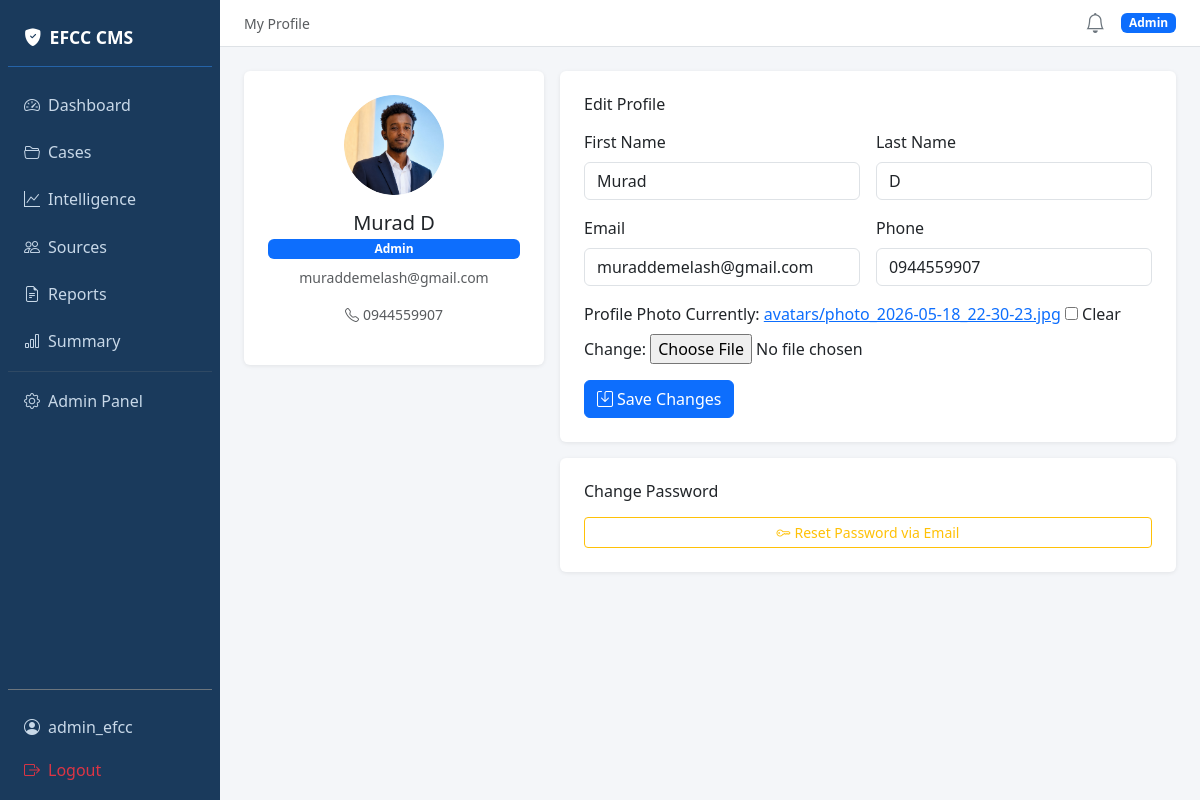
Screenshot of /profile/ (signed in) with the database file from the repository.
### core/models.py (models this page shows, shortened)
class User(AbstractUser):
    ROLE_CHOICES = (
        ('admin', 'Admin'),
        ('investigator', 'Investigator'),
        ('legal', 'Legal Officer'),
        ('analyst', 'Analyst'),
    )
    role = models.CharField(max_length=20, choices=ROLE_CHOICES, default='investigator')
    phone = models.CharField(max_length=20, blank=True)
    avatar = models.ImageField(upload_to='avatars/', blank=True, null=True)
    two_factor_enabled = models.BooleanField(default=False)
    two_factor_secret = models.CharField(max_length=32, blank=True)

### core/views.py (the view)
# urls.py: path('profile/', views.profile, name='profile'),
@login_required
def profile(request):
    if request.method == 'POST':
        form = UserProfileForm(request.POST, request.FILES, instance=request.user)
        if form.is_valid():
            form.save()
            messages.success(request, 'Profile updated successfully.')
            return redirect('profile')
    else:
        form = UserProfileForm(instance=request.user)
    return render(request, 'profile.html', {'form': form})

### core/forms.py
class UserProfileForm(forms.ModelForm):
    class Meta:
        model = User
        fields = ['first_name', 'last_name', 'email', 'phone', 'avatar']
        widgets = {
            'first_name': forms.TextInput(attrs={'class': 'form-control'}),
            'last_name': forms.TextInput(attrs={'class': 'form-control'}),
            'email': forms.EmailInput(attrs={'class': 'form-control'}),
            'phone': forms.TextInput(attrs={'class': 'form-control'}),
        }

### templates/profile.html (shortened to what this page needs)
{% extends 'base.html' %}
{% block page_title %}My Profile{% endblock %}
{% block content %}
<div class="row g-3">
    <div class="col-lg-4">
        <div class="card p-4 text-center">
            {% if request.user.avatar %}
            <img src="{{ request.user.avatar.url }}" class="rounded-circle mb-3 mx-auto d-block"
                 width="100" height="100" alt="Avatar" style="object-fit:cover;">
            {% else %}
            <div class="bg-primary text-white rounded-circle d-flex align-items-center justify-content-center mx-auto mb-3"
                 style="width:100px;height:100px;font-size:2.5rem;">
                {{ request.user.username|first|upper }}
            </div>
            {% endif %}
            <h5 class="mb-0">{{ request.user.get_full_name|default:request.user.username }}</h5>
            <span class="badge bg-primary mt-1">{{ request.user.get_role_display }}</span>
            <p class="text-muted small mt-2">{{ request.user.email }}</p>
            {% if request.user.phone %}
            <p class="text-muted small"><i class="bi bi-telephone me-1"></i>{{ request.user.phone }}</p>
            {% endif %}
        </div>
    </div>
    <div class="col-lg-8">
        <div class="card p-4">
            <h6 class="mb-3">Edit Profile</h6>
            <form method="post" enctype="multipart/form-data">
                <div class="row g-3">
                    <div class="col-md-6">
                        <label class="form-label">First Name</label>
                        {{ form.first_name }}
                    </div>
                    <div class="col-md-6">
                        <label class="form-label">Last Name</label>
                        {{ form.last_name }}
                    </div>
                    <div class="col-md-6">
                        <label class="form-label">Email</label>
                        {{ form.email }}
                    </div>
                    <div class="col-md-6">
                        <label class="form-label">Phone</label>
                        {{ form.phone }}
                    </div>
                    <div class="col-12">
                        <label class="form-label">Profile Photo</label>
                        {{ form.avatar }}
                    </div>
                </div>
                <button type="submit" class="btn btn-primary mt-3">
                    <i class="bi bi-save me-1"></i>Save Changes
                </button>
            </form>
        </div>
        <div class="card p-4 mt-3">
            <h6 class="mb-3">Change Password</h6>
            <a href="{% url 'password_reset' %}" class="btn btn-outline-warning btn-sm">
                <i class="bi bi-key me-1"></i>Reset Password via Email
            </a>
        </div>
    </div>
</div>
{% endblock %}

### templates/base.html (shortened to what this page needs)
{% load humanize %}
<!DOCTYPE html>
<html lang="en">
<head>
    <link href="https://cdn.jsdelivr.net/npm/bootstrap@5.3.0/dist/css/bootstrap.min.css" rel="stylesheet">
    <link href="https://cdn.jsdelivr.net/npm/bootstrap-icons@1.11.0/font/bootstrap-icons.css" rel="stylesheet">
</head>
<body>
<div class="d-flex">
    {% if user.is_authenticated %}
    <div class="sidebar d-flex flex-column p-2" style="width:220px; min-width:220px;">
        <div class="sidebar-brand mb-3">
            <i class="bi bi-shield-fill-check me-2"></i>EFCC CMS
        </div>
        <nav class="nav flex-column gap-1">
            <a class="nav-link {% block nav_dashboard %}{% endblock %}" href="{% url 'dashboard' %}">
                <i class="bi bi-speedometer2 me-2"></i>Dashboard
            </a>
            <a class="nav-link {% block nav_cases %}{% endblock %}" href="{% url 'case_list' %}">
                <i class="bi bi-folder2-open me-2"></i>Cases
            </a>
            <a class="nav-link {% block nav_intel %}{% endblock %}" href="{% url 'intel_dashboard' %}">
                <i class="bi bi-graph-up me-2"></i>Intelligence
            </a>
            <a class="nav-link" href="{% url 'source_list' %}">
                <i class="bi bi-people me-2"></i>Sources
            </a>
            <a class="nav-link" href="{% url 'report_list' %}">
                <i class="bi bi-file-earmark-text me-2"></i>Reports
            </a>
            <a class="nav-link" href="{% url 'report_summary' %}">
                <i class="bi bi-bar-chart me-2"></i>Summary
            </a>
            {% if user.role == 'admin' or user.is_staff %}
            <hr class="border-secondary my-1">
            <a class="nav-link" href="{% url 'admin:index' %}">
                <i class="bi bi-gear me-2"></i>Admin Panel
            </a>
            {% endif %}
        </nav>
        <div class="mt-auto pt-3 border-top border-secondary">
            <a class="nav-link" href="{% url 'profile' %}">
                <i class="bi bi-person-circle me-2"></i>{{ user.username }}
            </a>
            <a class="nav-link text-danger" href="{% url 'logout' %}">
                <i class="bi bi-box-arrow-right me-2"></i>Logout
            </a>
        </div>
    </div>
    {% endif %}
    <div class="flex-grow-1 d-flex flex-column" style="min-width:0;">
        {% if user.is_authenticated %}
        <div class="topbar d-flex align-items-center justify-content-between px-4 py-2">
            <span class="text-muted small">{% block page_title %}{% endblock %}</span>
            <div class="d-flex align-items-center gap-3">
                <a href="{% url 'notifications' %}" class="position-relative text-secondary text-decoration-none">
                    <i class="bi bi-bell fs-5"></i>
                </a>
                <span class="badge bg-primary">{{ user.get_role_display }}</span>
            </div>
        </div>
        {% endif %}
        <div class="p-4 flex-grow-1">
            {% block content %}{% endblock %}
        </div>
    </div>
</div>
</body>
</html>

### templates/base.html (style rules this page uses)
body { background-color: #f4f6f9; }
.sidebar { min-height: 100vh; background: #1a3a5c; }
.sidebar .nav-link { color: #c8d8e8; padding: .6rem 1rem; border-radius: 6px; }
.sidebar .nav-link i { width: 20px; }
.sidebar-brand { color: #fff; font-weight: 700; font-size: 1.1rem; padding: 1rem; border-bottom: 1px solid #2563a8; }
.topbar { background: #fff; border-bottom: 1px solid #dee2e6; }
.card { border: none; box-shadow: 0 1px 4px rgba(0,0,0,.08); }

### rows the page displays
User: username "admin_efcc", role "Admin", user.avatar (picture), user.get_full_name "Murad D", user.role "Admin", user.email "muraddemelash@gmail.com", user.phone "0944559907", first_name "Murad", last_name "D", email "muraddemelash@gmail.com", phone "0944559907"
